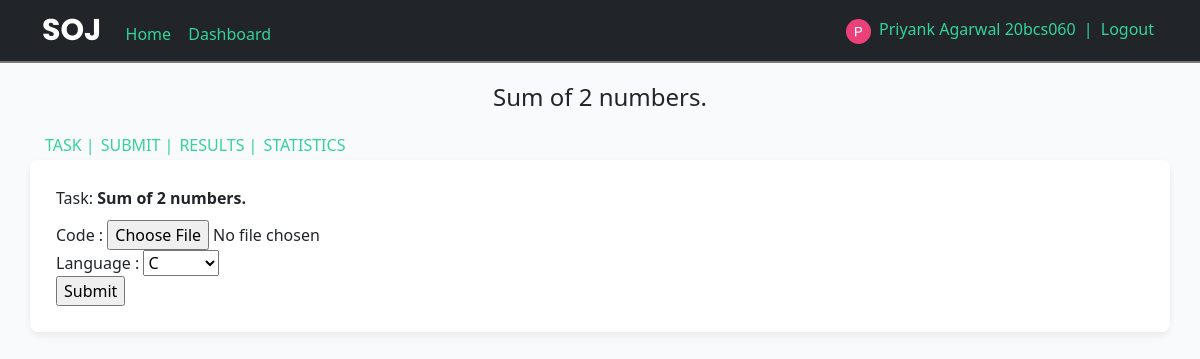
Screenshot of /submit/1 (signed in) with the database file from the repository.
### SOJ/models.py (models this page shows, shortened)
class User(db.Model, UserMixin):
    id = db.Column(db.Integer, primary_key=True)
    username = db.Column(db.String(20), unique=True, nullable=False)
    email = db.Column(db.String(120), unique=True, nullable=False)
    image_file = db.Column(db.String(20), nullable=False, default='default.jpg')
    password = db.Column(db.String(60), nullable=False)

class Problem(db.Model):
    id = db.Column(db.Integer, primary_key=True)
    title = db.Column(db.String(100), nullable=False)
    statement = db.Column(db.String(1000), nullable=False)
    categories = db.Column(db.String(1000), nullable=True)
    input = db.Column(db.String(1000), nullable=False)
    output = db.Column(db.String(1000), nullable=False)
    constraint = db.Column(db.String(1000), nullable=False)
    solved = db.Column(db.Integer, nullable=False, default=0)
    tried = db.Column(db.Integer, nullable=False , default=0)

### SOJ/main/routes.py (the view, shortened to what this page needs)
@main.route("/submit/<int:id>", methods=['POST', 'GET'])
@login_required
def submit(id):
    prob = Problem.query.filter_by(id=id).first();
    form = FileForm()
    if (request.method == 'GET'):
        return render_template("submit.html", prob=prob, form=form)

### SOJ/main/forms.py
class FileForm(FlaskForm):
    code = FileField('Code', validators=[FileRequired(), FileAllowed(['cpp', 'c', 'py'])])
    language = SelectField('Language', choices=[('c', 'C'), ('c++', 'C++'), ('python', 'Python')])
    submit = SubmitField('Submit')

### SOJ/models.py (called while the page is built)
@login_manager.user_loader
def load_user(user_id):
    return User.query.get(int(user_id))

### SOJ/templates/submit.html (shortened to what this page needs)
{% extends 'layout.html' %}
{% block content %}
<div class="container" style="margin-top:10px; margin-bottom:0px; ">
    <h4 class="text-center" style="padding:10px 0px;">{{ prob.title }}</h4>
    <div class="d-flex flex-row">
        <a class="custom-link" href="{{ url_for('main.task', id=prob.id) }}" style="padding:3px;">TASK |</a>
        <a class="custom-link" href="" style="padding:3px;"> SUBMIT |</a>
        <a class="custom-link" href="{{ url_for('main.result' , prob_id=prob.id) }}" style="padding:3px;"> RESULTS |</a>
        <a class="custom-link" href="{{ url_for('main.prob_stats', id=prob.id) }}" style="padding:3px;"> STATISTICS</a>
    </div>
</div>
<div class="container custom-card" >
    <div class="d-flex flex-row " >
        <div class="col p-3">
            <p style="display:inline;">Task: </p><p style="display:inline; font-weight:bold;">{{ prob.title }}</p>
            <form  action="" style="margin-top: 10px;" method="post"
            enctype = "multipart/form-data">
                {{ form.code.label }} : {{ form.code(size=20) }}
                <br>
                {{ form.language.label }} : {{ form.language() }}
                <br>
                {{ form.submit() }}
            </form>
        </div>
    </div>
</div>
{% endblock %}

### SOJ/templates/layout.html (shortened to what this page needs)
<!DOCTYPE html>
<html>
<head>
    <link href="https://cdn.jsdelivr.net/npm/bootstrap@5.0.2/dist/css/bootstrap.min.css" rel="stylesheet">
    <link rel="stylesheet" href="{{ url_for('static', filename='css/layout.css') }}">
</head>
<body style="background-color: #f9fafb;">
    <nav class="navbar navbar-dark bg-dark ">
        <div class="container">
            <div>
                <a  class="navbar-brand" style="font-size:30px; font-weight: bold; font-family: 'Poppins', sans-serif;">SOJ</a>
                <a href="/" class="custom-link">Home</a>
                {% if current_user.is_authenticated %}
                    <a href="{{ url_for('main.dashboard') }}" class="custom-link" style="margin-left:5px;">Dashboard</a>
                {% endif %}
            </div>
            <div>
                {% if current_user.is_authenticated %}
                <img class="rounded-circle" src="{{ url_for('static', filename='profile_pics/' + current_user.image_file) }}" width="25" height="25" >
                    <a class="custom-link" href="{{ url_for('users.account') }}">{{ current_user.username }} </a><span style="color: #34d399  ;">| </span>
                    <a class="custom-link" href="{{ url_for('users.logout') }}">Logout</a>
                {% else %}
                    <a class="custom-link" href="{{ url_for('users.login') }}">Login</a>
                {% endif %}
        </div>
    </nav>
    {% block content %}{% endblock %}
</body>
</html>

### SOJ/static/css/layout.css (style rules this page uses)
.custom-card { background-color: white; padding: 10px ; border-radius: 8px; box-shadow: rgba(0, 0, 0, 0.04) 0px 2px 6px, rgba(0, 0, 0, 0.02) 0px 4px 8px, rgba(0, 0, 0, 0.02) 0px 6px 12px; }
a { transition: all 0.3s; }
.custom-link { text-decoration: None; padding: 4px; color: #34d399 ; }
nav { border-bottom: 2px solid rgb(125, 117, 117); }

### rows the page displays
User: image_file (picture), username "Priyank Agarwal 20bcs060"
Problem: title "Sum of 2 numbers."
